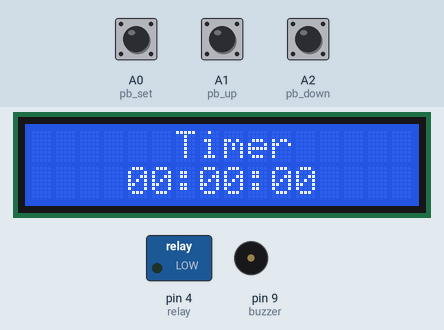
The sketch below on a simulated Arduino Uno, built with avr-gcc and run on an emulated ATmega328P. On the bench: 16×2 character LCD, switched loads named in the sketch (green lamp = pin HIGH), buzzer (waves = sounding, pin HIGH). The inputs (shaded band) are chosen by the test bench; at power-on: A0 (pb_set) HIGH, A1 (pb_up) HIGH, A2 (pb_down) HIGH.

Above: at 3.3 s.
3.4 s: A0 (pb_set) pulled LOW for 0.15 s
At 4.6 s:
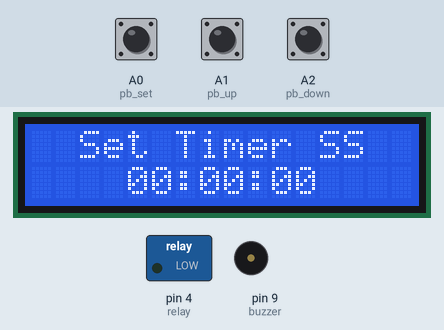
5.0 s: A0 (pb_set) pulled LOW for 1 s
At 5.6 s:
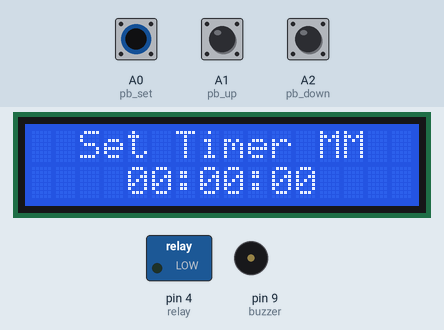
7.5 s: A0 (pb_set) pulled LOW for 0.15 s
At 8.8 s:
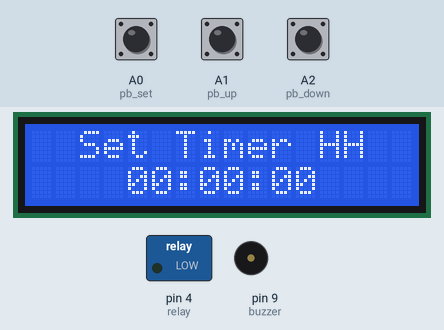
9.1 s: A1 (pb_up) pulled LOW for 1 s
At 10.5 s:
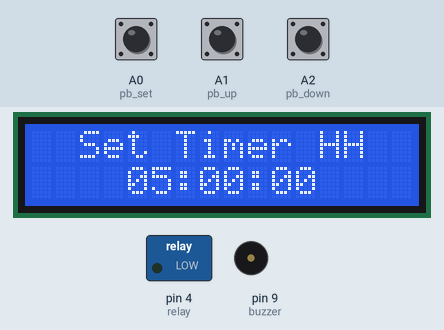
11.6 s: A2 (pb_down) pulled LOW for 3.2 s
At 15.4 s:
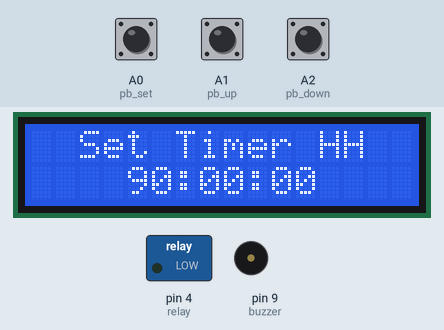
16.3 s: A2 (pb_down) pulled LOW for 0.15 s
At 17.9 s:
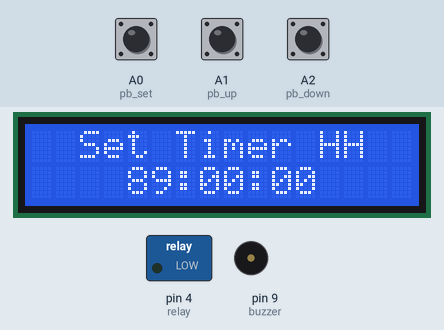
Timing chart, 0 to 19.0 s (numbered marks = the images above; inputs shaded):
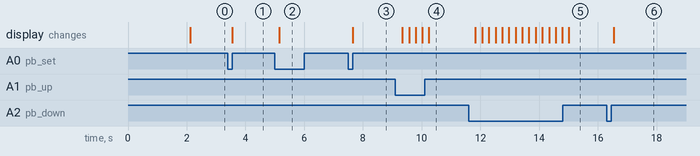

Measured:
- after the input at 3.4 s, the display: changes after 0.15 s (image 1)
- after the input at 5.0 s, the display: changes after 0.14 s (image 2)
- after the input at 7.5 s, the display: changes after 0.15 s (image 3)
- after the input at 9.1 s, the display: first changes after 0.24 s (image 4 shows a later state)
- after the input at 11.6 s, the display: first changes after 0.23 s (image 5 shows a later state)
- after the input at 16.3 s, the display: changes after 0.25 s (image 6)

The sketch:

countdown_timer.ino
```cpp
//Program by: Alim Mulyadi
//tgl: 21/02/2021
//Program: Countdown Timer Sederhana

#include <LiquidCrystal_I2C.h>
#include "Countimer.h"

Countimer tdown;
LiquidCrystal_I2C lcd(0x27, 16, 2);

#define pb_set    A0  //Set
#define pb_up     A1  //Up dan Start
#define pb_down   A2  //Down, Pause, dan Reset

int relay = 4;
int buzzer = 9;

int set_detik = 0;
int set_menit = 0;
int set_jam = 0;
int last_set_detik = 0;
int last_set_menit = 0;
int last_set_jam = 0;
int set = 0;
bool kondisi_set = 0;
bool kondisi_relay = 0;
bool kondisi_reset = 0;

unsigned long lastmillis;

void setup() {
  Serial.begin (9600);

  pinMode(pb_set,   INPUT_PULLUP);
  pinMode(pb_up,    INPUT_PULLUP);
  pinMode(pb_down,  INPUT_PULLUP);

  pinMode(relay, OUTPUT);
  pinMode(buzzer, OUTPUT);

  lcd.begin();
  lcd.clear();
  lcd.setCursor(0, 0);
  lcd.print("Countdown  Timer");
  lcd.setCursor(0, 1);
  lcd.print("By: Alim Mulyadi");
  tdown.setInterval(print_time, 1000);
  delay(2000);
  lcd.clear();
}

void print_time() {
  set_detik = set_detik - 1;
  if (set_detik < 0) {
    set_detik = 59;
    set_menit = set_menit - 1;
  }
  if (set_menit < 0) {
    set_menit = 59;
    set_jam = set_jam - 1;
  }
}

void loop() {
  tdown.run();

  if (digitalRead (pb_set) == 0) {
    if (kondisi_set == 0 && kondisi_relay == 0) {
      kondisi_set = 1;
      set = set + 1;
      if (set > 3) {
        set = 0;
      }
      delay(100);
    }
  } else {
    kondisi_set = 0;
  }

  if (digitalRead (pb_up) == 0) {
    if (set == 0) {
      tdown.start();
      kondisi_relay = 1;
    }
    if (set == 1) {
      set_detik++;
      last_set_detik = set_detik;
    }
    if (set == 2) {
      set_menit++;
      last_set_menit = set_menit;
    }
    if (set == 3) {
      set_jam++;
      last_set_jam = set_jam;
    }
    if (set_detik > 59) {
      set_detik = 0;
    }
    if (set_menit > 59) {
      set_menit = 0;
    }
    if (set_jam > 99) {
      set_jam = 0;
    }
    delay(200);
  }

  if (digitalRead (pb_down) == 0) {
    //delay(500);
    lastmillis = millis();
    kondisi_reset = 0;
    while (digitalRead (pb_down) == 0 && set == 0) {
      if (millis() - lastmillis > 500) {
        kondisi_reset = 1;
        kondisi_relay = 0;
        tdown.stop();
        set_detik = last_set_detik;
        set_menit = last_set_menit;
        set_jam = last_set_jam;

        lcd.setCursor(4, 1);
        if (set_jam <= 9) {
          lcd.print("0");
        }
        lcd.print(set_jam);
        lcd.print(":");
        if (set_menit <= 9) {
          lcd.print("0");
        }
        lcd.print(set_menit);
        lcd.print(":");
        if (set_detik <= 9) {
          lcd.print("0");
        }
        lcd.print(set_detik);
        lcd.print("   ");
        delay(100);
      }
    }

    if (kondisi_reset == 0) {
      if (set == 0) {
        tdown.stop();
        kondisi_relay = 0;
      }
      if (set == 1) {
        set_detik--;
        last_set_detik = set_detik;
      }
      if (set == 2) {
        set_menit--;
        last_set_menit = set_menit;
      }
      if (set == 3) {
        set_jam--;
        last_set_jam = set_jam;
      }
      if (set_detik < 0) {
        set_detik = 59;
      }
      if (set_menit < 0) {
        set_menit = 59;
      }
      if (set_jam < 0) {
        set_jam = 99;
      }
      delay(200);
    }
  }

  lcd.setCursor(0, 0);
  if (set == 0) {
    lcd.print("      Timer     ");
  }
  if (set == 1) {
    lcd.print("  Set Timer SS  ");
  }
  if (set == 2) {
    lcd.print("  Set Timer MM  ");
  }
  if (set == 3) {
    lcd.print("  Set Timer HH  ");
  }

  lcd.setCursor(4, 1);
  if (set_jam <= 9) {
    lcd.print("0");
  }
  lcd.print(set_jam);
  lcd.print(":");
  if (set_menit <= 9) {
    lcd.print("0");
  }
  lcd.print(set_menit);
  lcd.print(":");
  if (set_detik <= 9) {
    lcd.print("0");
  }
  lcd.print(set_detik);
  lcd.print("   ");

  if (set_detik == 0 && set_menit == 0 && set_jam == 0 && kondisi_relay == 1) {
    kondisi_relay = 0;
    tdown.stop();
    digitalWrite(relay, LOW);
    digitalWrite(buzzer, HIGH);
    delay(300);
    digitalWrite(buzzer, LOW);
    delay(200);
    digitalWrite(buzzer, HIGH);
    delay(300);
    digitalWrite(buzzer, LOW);
    delay(200);
    digitalWrite(buzzer, HIGH);
    delay(300);
    digitalWrite(buzzer, LOW);
  }

  if (kondisi_relay == 1) {
    digitalWrite(relay, HIGH);
  }
  else {
    digitalWrite(relay, LOW);
  }

  delay(1);
}
```
